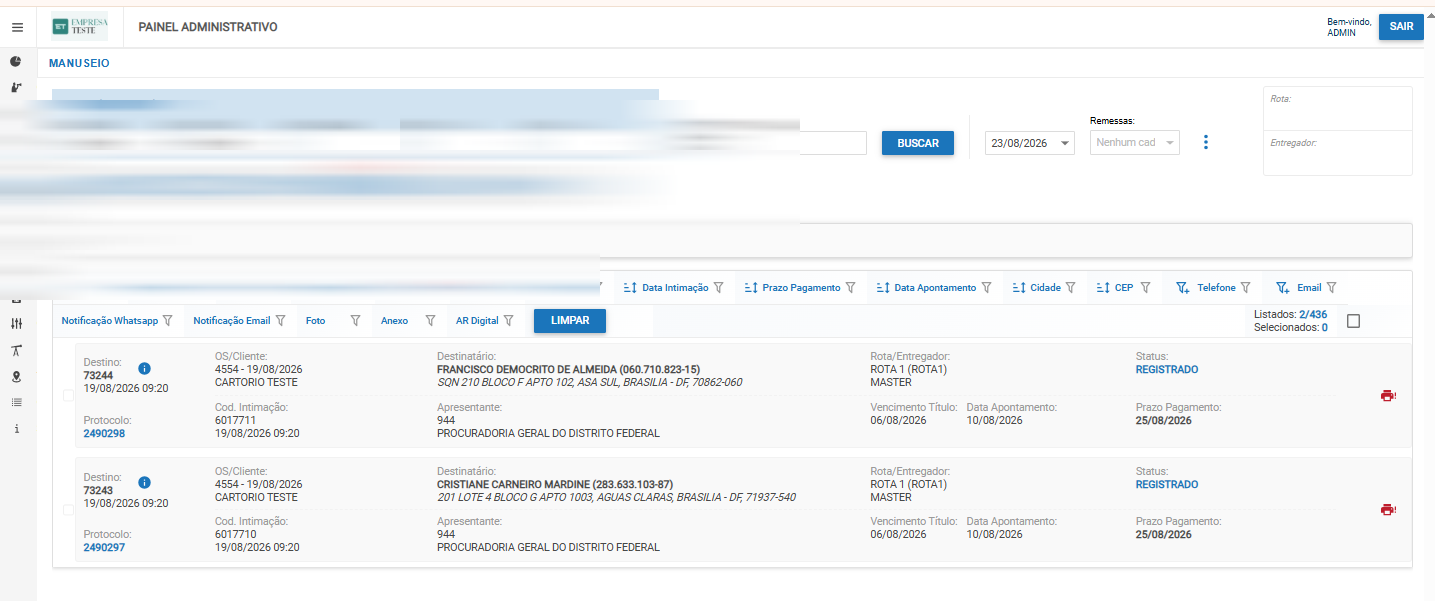
#> input picture Procedimentos/Função agrupamento.png, 1435 x 601 px, found by its file name
$ python ofuscar_print.py
#> lines starting #> are read from the running program, lines starting #| are printed output that depends on the picture
from PIL import Image, ImageDraw
import os

# Caminho do print
print_path = r"C:\Users\ricardo\Documents\entregador21-gitbook\Procedimentos\Função agrupamento.png"
output_path = r"C:\Users\ricardo\Documents\entregador21-gitbook\Procedimentos\Função agrupamento.png"

# Abrir imagem
img = Image.open(print_path)
#> img is the input picture: PIL image 1435x601 RGBA; mean R, G, B, A 243.3, 245, 246.4, 255

# Criar desenho
draw = ImageDraw.Draw(img)

# Cores para pixelize/blur (usar retângulos pretos)
# Estas são áreas aproximadas onde podem estar: nome, CPF, endereço
blur_areas = [
    (0, 100, 400, 150),      # Área superior esquerda
    (400, 100, 800, 150),    # Área superior direita
    (0, 150, 800, 200),      # Segunda linha
    (0, 200, 800, 250),      # Terceira linha
    (0, 250, 600, 300),      # Quarta linha (CPF/dados)
]

# Pixelize cada área (usando retângulos com padrão de pixel)
for x1, y1, x2, y2 in blur_areas:
    # Extrair área
    area = img.crop((x1, y1, x2, y2))

    # Pixelizar (reduzir e ampliar)
    size = 10
    area = area.resize((size, size), Image.Resampling.BILINEAR)
    area = area.resize((x2-x1, y2-y1), Image.Resampling.BILINEAR)

    # Colar de volta
    img.paste(area, (x1, y1))
#> this loop made 5 passes
#> pass 1, `area = img.crop((x1, y1, x2, y2))`:
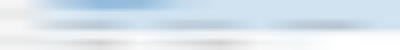
#> area: PIL image 400x50 RGBA; mean R, G, B, A 218.1, 229, 237.7, 255
#> pass 2, `area = img.crop((x1, y1, x2, y2))`:
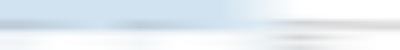
#> area: PIL image 400x50 RGBA; mean R, G, B, A 229.4, 237.1, 243.2, 255
#> after the loop:
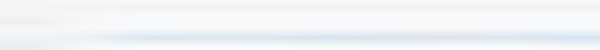
#> area: PIL image 600x50 RGBA; mean R, G, B, A 242, 244.3, 246.5, 255

# Salvar
img.save(output_path)
print(f"✅ Print ofuscado salvo!")
